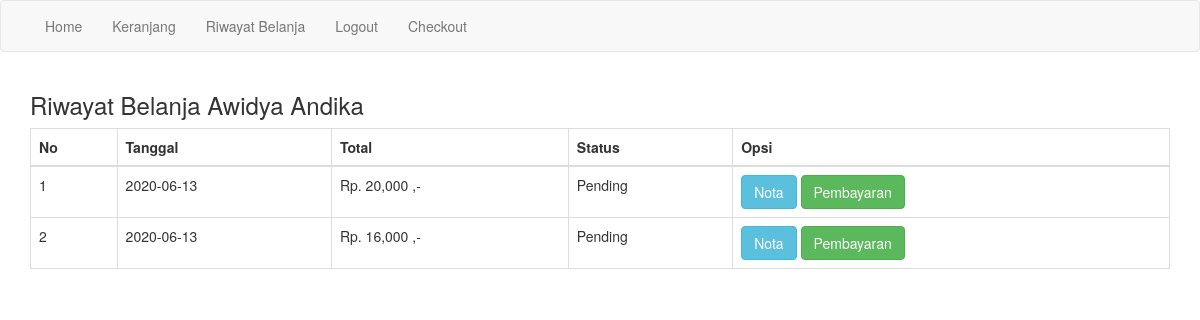
Before: /riwayat.php (signed in) with the older database file.
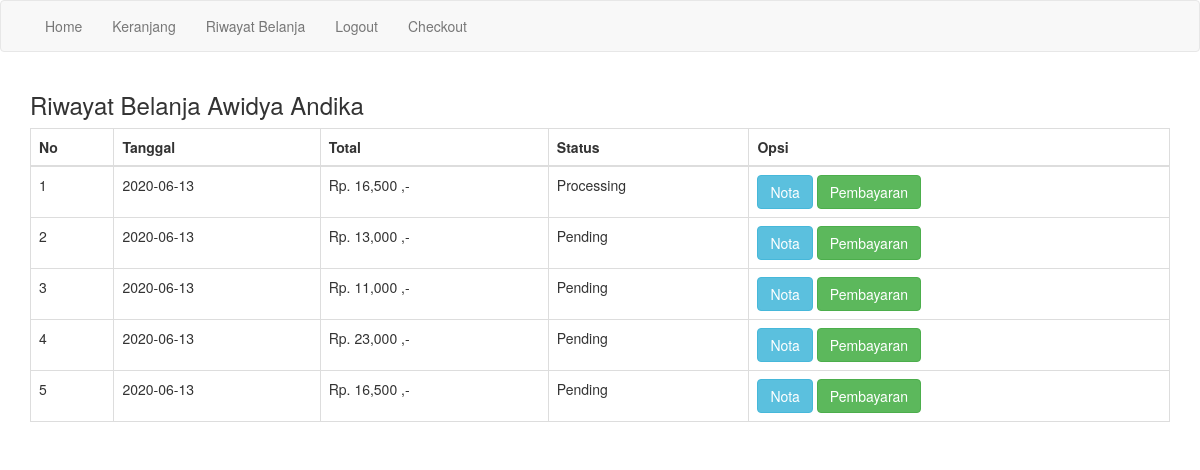
After: the same page with the newer database file.
### tables this page shows
CREATE TABLE `pembelian` (
  `id_pembelian` int(11) NOT NULL,
  `id_pelanggan` int(11) NOT NULL,
  `id_ongkir` int(11) NOT NULL,
  `tanggal_pembelian` date NOT NULL,
  `total_pembelian` int(11) NOT NULL,
  `nama_kota` varchar(100) NOT NULL,
  `tarif` int(11) NOT NULL,
  `alamat_pengiriman` text NOT NULL,
  `status_pembelian` varchar(100) NOT NULL DEFAULT 'Pending'
);

### riwayat.php (the view, shortened to what this page needs)
<?php
    include 'koneksi.php';
?>
<!DOCTYPE html>
<html>
<head>
	<link rel="stylesheet" type="text/css" href="admin/assets/css/bootstrap.css">
</head>
<body>
	<?php include 'menu.php'; ?>
	<section class="riwayat">
		<div class="container">
			<h3>Riwayat Belanja <?php echo $_SESSION['pelanggan']['nama_pelanggan']; ?></h3>
			<table class="table table-bordered">
				<thead>
					<tr>
						<th>No</th>
						<th>Tanggal</th>
						<th>Total</th>
						<th>Status</th>
						<th>Opsi</th>
					</tr>
				</thead>
				<tbody>
					<?php
						$nomor = 1;
						$id_pelanggan = $_SESSION['pelanggan']['id_pelanggan'];
						$query = $koneksi->query("SELECT * FROM pembelian WHERE id_pelanggan = '$id_pelanggan'");
						while($data = $query->fetch_assoc()){
					?>
					<tr>
						<td><?php echo $nomor; ?></td>
						<td><?php echo $data['tanggal_pembelian']; ?></td>
						<td>Rp. <?php echo number_format($data['total_pembelian']); ?> ,-</td>
						<td><?php echo $data['status_pembelian']; ?></td>
						<td>
							<a href="nota.php?id=<?php echo $data['id_pembelian']; ?>" class="btn btn-info">Nota</a>
							<a href="pembayaran.php?id=<?php echo $data['id_pembelian']; ?>" class="btn btn-success">Pembayaran</a>
						</td>
					</tr>
					<?php
						$nomor++;
						}
					?>
				</tbody>
			</table>
		</div>
	</section>
</body>
</html>

Changed rows visible on the page:
removed pembelian: tanggal_pembelian "2020-06-13", total_pembelian "20,000", status_pembelian "Pending"
removed pembelian: tanggal_pembelian "2020-06-13", total_pembelian "16,000", status_pembelian "Pending"
added pembelian: tanggal_pembelian "2020-06-13", total_pembelian "16,500", status_pembelian "Processing"
added pembelian: tanggal_pembelian "2020-06-13", total_pembelian "13,000", status_pembelian "Pending"
added pembelian: tanggal_pembelian "2020-06-13", total_pembelian "11,000", status_pembelian "Pending"
added pembelian: tanggal_pembelian "2020-06-13", total_pembelian "23,000", status_pembelian "Pending"
added pembelian: tanggal_pembelian "2020-06-13", total_pembelian "16,500", status_pembelian "Pending"
